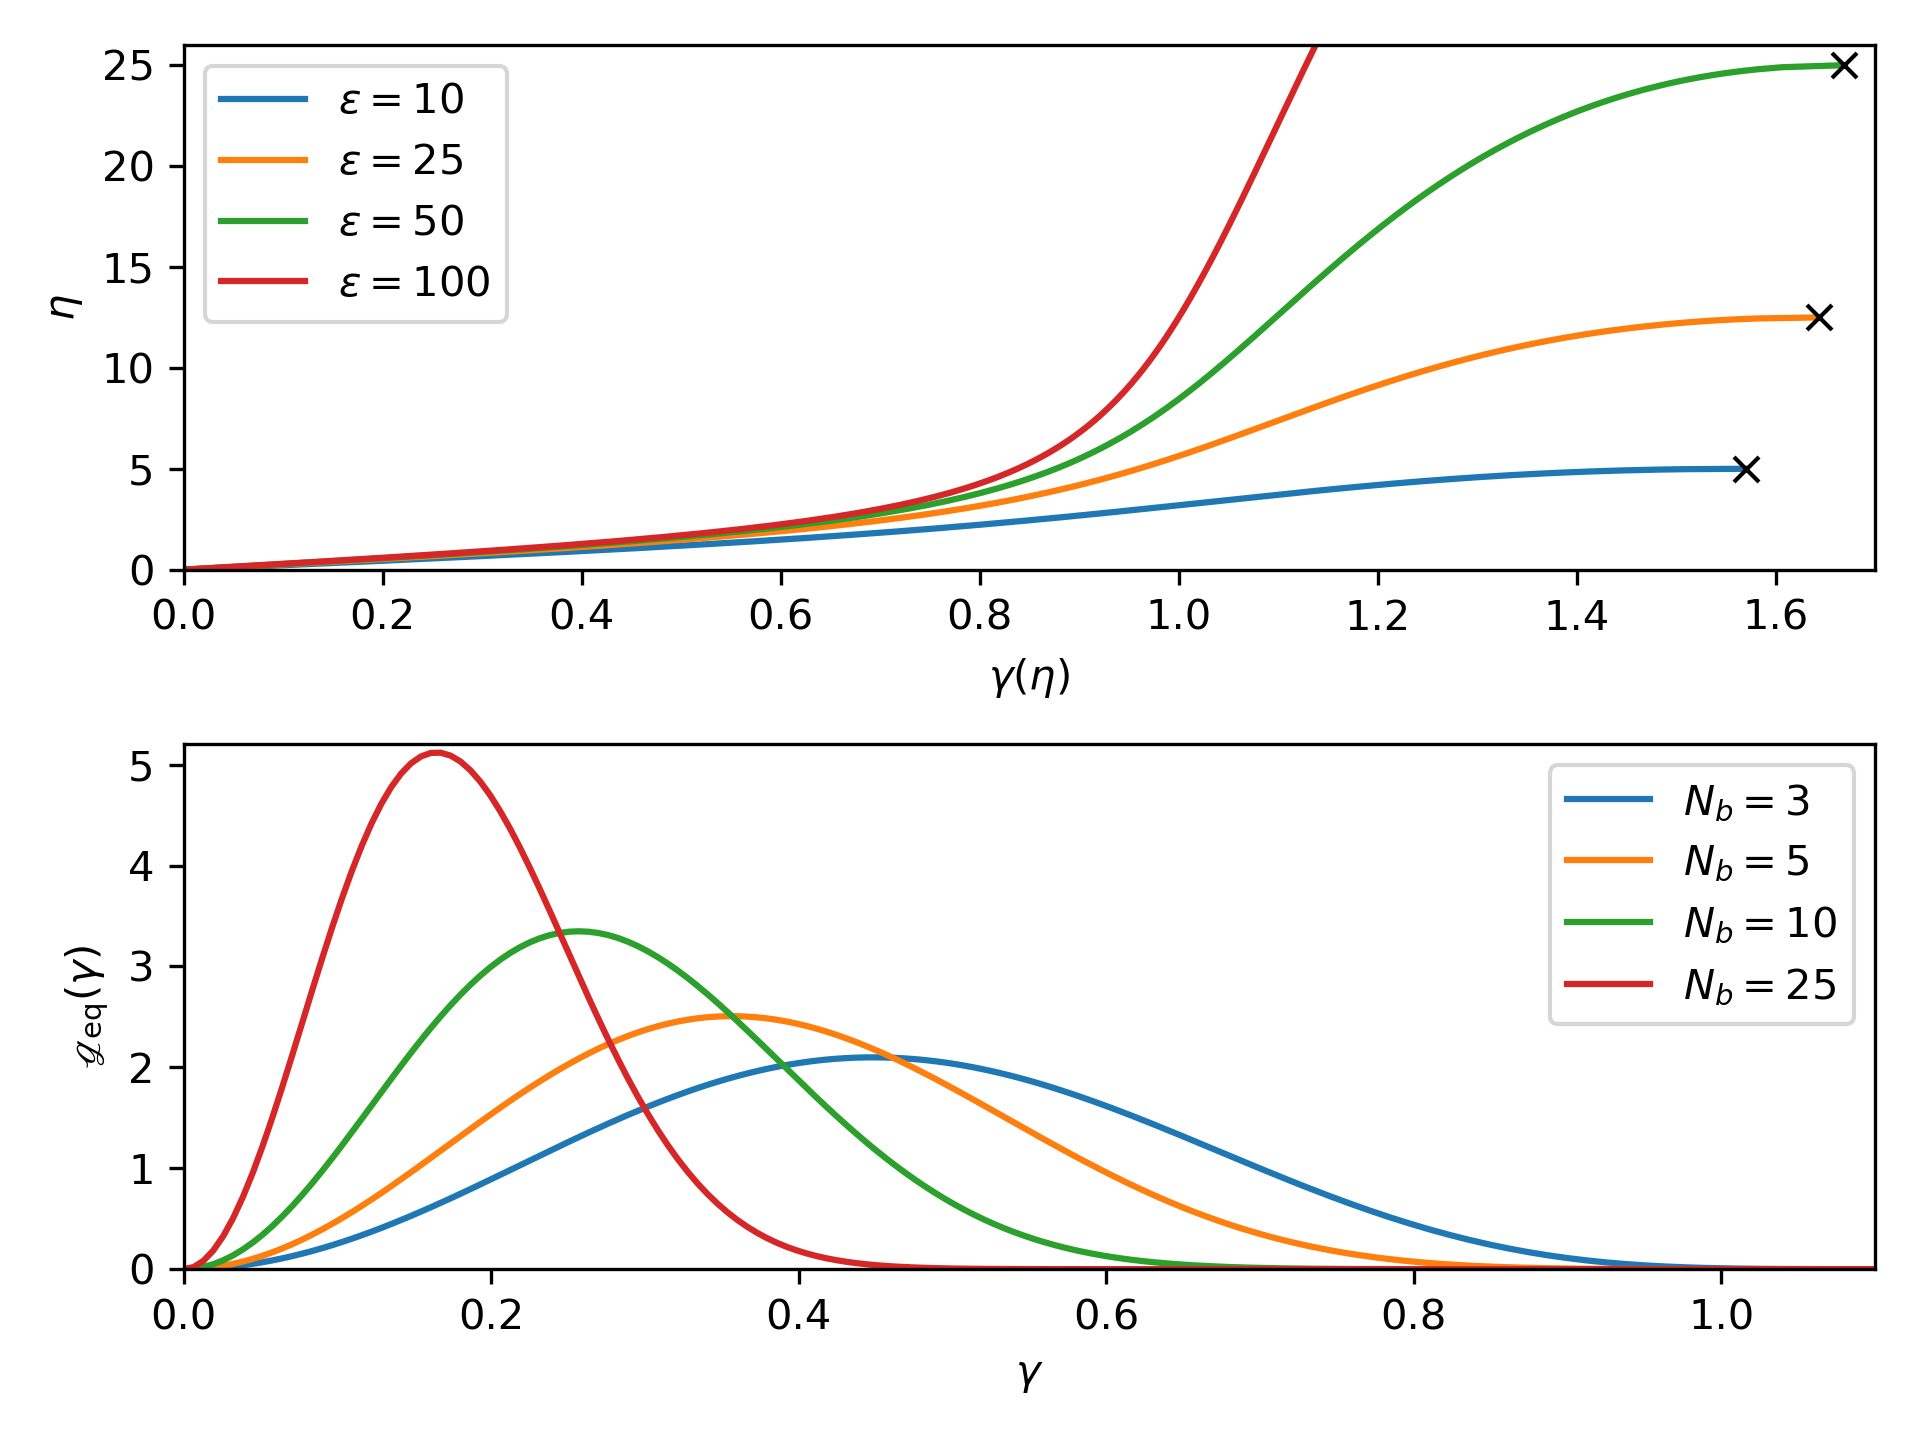

The script that saved this image:
import numpy as np
import matplotlib as mpl
import matplotlib.pyplot as plt
from ufjc import uFJC


num_points = 250
plt.rc('font', size=10)
mpl.rcParams['figure.dpi'] = 300
plt.figure()
plt.subplot(2, 1, 1)

for varepsilon in [10, 25, 50, 100]:
    model = uFJC(potential='morse', N_b=8, varepsilon=varepsilon)
    eta = np.linspace(0, model.eta_max, num_points)
    plt.plot(model.gamma(eta), eta, label=r'$\varepsilon=$'+str(varepsilon))
    plt.plot(model.gamma(model.eta_max), model.eta_max, 'kx')
plt.xlim([0, 1.7])
plt.ylim([0, 26])
plt.xlabel(r'$\gamma(\eta)$')
plt.ylabel(r'$\eta$')
plt.legend()

plt.subplot(2, 1, 2)
for N_b in [3, 5, 10, 25]:
    model = uFJC(potential='morse', N_b=N_b)
    gamma = np.linspace(0, 1.6, num_points)
    plt.plot(gamma, model.nondim_g_eq(gamma), label=r'$N_b=$'+str(N_b))
plt.xlim([0, 1.1])
plt.ylim([0, 5.2])
plt.xlabel(r'$\gamma$')
plt.ylabel(r'$\mathscr{g}_\mathrm{eq}(\gamma)$')
plt.legend()

plt.tight_layout()
plt.savefig('paper/figure.png')
